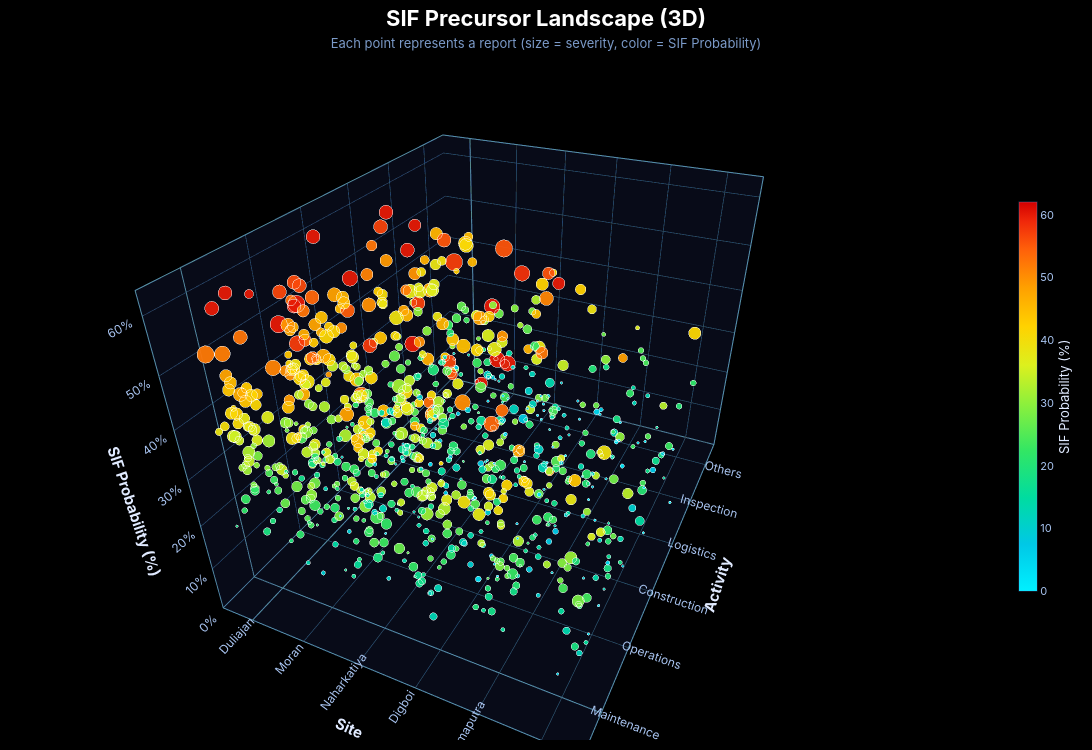

Here is the notebook cell this chart was saved with:
### Code cell
SIF_MAX = max(55, df.sif_probability.max() + 2)

# cyan se start — sab dots black pe clearly dikhenge
COLORSCALE = [
    [0.00, "rgb(0,  240, 255)"],
    [0.12, "rgb(0,  200, 230)"],
    [0.24, "rgb(0,  220, 160)"],
    [0.36, "rgb(50, 230, 100)"],
    [0.48, "rgb(140, 240, 60)"],
    [0.58, "rgb(220, 240, 30)"],
    [0.68, "rgb(255, 210, 0)"],
    [0.78, "rgb(255, 160, 0)"],
    [0.88, "rgb(255, 95, 10)"],
    [0.95, "rgb(240, 40, 10)"],
    [1.00, "rgb(210, 0,  0)"],
]

BG       = "#000000"
PANEL    = "rgba(8, 12, 24, 0.95)"
GRID     = "rgba(60, 120, 200, 0.28)"
AX_LINE  = "rgba(90, 150, 240, 0.60)"
TK_COL   = "#a8c4f0"
TT_COL   = "#e0eaff"

fig = go.Figure()

fig.add_trace(go.Scatter3d(
    x=df["a_j"], y=df["sif_probability"], z=df["s_j"],
    mode="markers",
    marker=dict(
        size=df["ms"],
        color=df["sif_probability"],
        colorscale=COLORSCALE,
        cmin=0, cmax=SIF_MAX,
        opacity=0.95,
        line=dict(width=0.5, color="rgba(255,255,255,0.25)"),
        colorbar=dict(
            title=dict(text="SIF Probability (%)",
                       font=dict(size=13, family="Inter, sans-serif", color=TT_COL), side="right"),
            thickness=18, len=0.62, x=1.02, y=0.52,
            tickfont=dict(size=11, family="Inter, sans-serif", color=TK_COL),
            dtick=10, outlinewidth=1, outlinecolor="rgba(100,160,255,0.3)",
            bgcolor="rgba(0,0,0,0.6)",
        ),
    ),
    hovertemplate=(
        '<b>Site:</b> %{customdata[0]}<br>'
        '<b>Activity:</b> %{customdata[1]}<br>'
        '<b>Precursor:</b> %{customdata[2]}<br>'
        '<b>SIF Probability:</b> %{customdata[3]:.0f}%<br>'
        '<b>Severity:</b> %{customdata[5]}/10<br>'
        '<b>Reports:</b> %{customdata[4]}'
        '<extra></extra>'
    ),
    customdata=df[["site","activity","precursor","sif_probability","reports","severity"]].values,
))

def mk_ax(title, tickvals=None, ticktext=None, rng=None, dtick=None, tsuffix=""):
    d = dict(
        title=dict(text=f"<b>{title}</b>", font=dict(size=15, family="Inter, sans-serif", color=TT_COL)),
        tickfont=dict(size=12, family="Inter, sans-serif", color=TK_COL),
        gridcolor=GRID, gridwidth=1,
        showbackground=True, backgroundcolor=PANEL,
        linecolor=AX_LINE, linewidth=2, zerolinecolor=AX_LINE, zerolinewidth=2,
        showline=True, mirror=True,
        showspikes=True, spikesides=True, spikethickness=1, spikecolor="rgba(100,160,255,0.3)",
    )
    if tickvals is not None: d["tickvals"], d["ticktext"] = tickvals, ticktext
    if rng is not None: d["range"] = rng
    if dtick: d["dtick"] = dtick
    if tsuffix: d["ticksuffix"] = tsuffix
    return d

fig.update_layout(
    title=dict(
        text=(
            '<b style="font-size:22px;color:#ffffff;">SIF Precursor Landscape (3D)</b>'
            '<br><span style="font-size:13px;color:#7b9ac8;">'
            'Each point represents a report (size = severity, color = SIF Probability)'
            '</span>'
        ),
        x=0.5, xanchor="center", y=0.965, font=dict(family="Inter, sans-serif"),
    ),
    scene=dict(
        xaxis=mk_ax("Activity",  list(range(len(ACTIVITIES))), ACTIVITIES, [-0.6, len(ACTIVITIES)-0.4]),
        yaxis=mk_ax("SIF Probability (%)", rng=[0, SIF_MAX+2], dtick=10, tsuffix="%"),
        zaxis=mk_ax("Site",      list(range(len(SITES))), SITES, [-0.6, len(SITES)-0.4]),
        camera=dict(eye=dict(x=-1.80, y=1.25, z=0.85), center=dict(x=0, y=-0.08, z=0), up=dict(x=0, y=1, z=0)),
        aspectmode="manual", aspectratio=dict(x=1.4, y=1.0, z=1.1),
        bgcolor=BG,
    ),
    width=1100, height=750,
    margin=dict(l=10, r=40, t=80, b=10),
    paper_bgcolor=BG, plot_bgcolor=BG,
    font=dict(family="Inter, sans-serif", color=TT_COL),
    hoverlabel=dict(bgcolor="rgba(10,14,30,0.95)", font_size=13,
                    font_family="Inter, sans-serif", font_color="#e0eaff",
                    bordercolor="rgba(100,160,255,0.5)"),
)

fig.show()

### Figure 1 — Plotly figure (JSON) as saved in the notebook; plotly's stock layout.template omitted (floating-point values rounded to 4 significant figures; data arrays with more than 128 entries replaced by an {"elided": "..."} marker saying what was removed)
{"data": [{"customdata": {"elided": "900x6 mixed values"}, "hovertemplate": "<b>Site:</b> %{customdata[0]}<br><b>Activity:</b> %{customdata[1]}<br><b>Precursor:</b> %{customdata[2]}<br><b>SIF Probability:</b> %{customdata[3]:.0f}%<br><b>Severity:</b> %{customdata[5]}/10<br><b>Reports:</b> %{customdata[4]}<extra></extra>", "marker": {"cmax": 62, "cmin": 0, "color": {"elided": "900 float values"}, "colorbar": {"bgcolor": "rgba(0,0,0,0.6)", "dtick": 10, "len": 0.62, "outlinecolor": "rgba(100,160,255,0.3)", "outlinewidth": 1, "thickness": 18, "tickfont": {"color": "#a8c4f0", "family": "Inter, sans-serif", "size": 11}, "title": {"font": {"color": "#e0eaff", "family": "Inter, sans-serif", "size": 13}, "side": "right", "text": "SIF Probability (%)"}, "x": 1.02, "y": 0.52}, "colorscale": [[0, "rgb(0,  240, 255)"], [0.12, "rgb(0,  200, 230)"], [0.24, "rgb(0,  220, 160)"], [0.36, "rgb(50, 230, 100)"], [0.48, "rgb(140, 240, 60)"], [0.58, "rgb(220, 240, 30)"], [0.68, "rgb(255, 210, 0)"], [0.78, "rgb(255, 160, 0)"], [0.88, "rgb(255, 95, 10)"], [0.95, "rgb(240, 40, 10)"], [1, "rgb(210, 0,  0)"]], "line": {"color": "rgba(255,255,255,0.25)", "width": 0.5}, "opacity": 0.95, "size": {"elided": "900 float values"}}, "mode": "markers", "type": "scatter3d", "x": {"elided": "900 float values"}, "y": {"elided": "900 float values"}, "z": {"elided": "900 float values"}}], "layout": {"font": {"color": "#e0eaff", "family": "Inter, sans-serif"}, "height": 750, "hoverlabel": {"bgcolor": "rgba(10,14,30,0.95)", "bordercolor": "rgba(100,160,255,0.5)", "font": {"color": "#e0eaff", "family": "Inter, sans-serif", "size": 13}}, "margin": {"b": 10, "l": 10, "r": 40, "t": 80}, "paper_bgcolor": "#000000", "plot_bgcolor": "#000000", "scene": {"aspectmode": "manual", "aspectratio": {"x": 1.4, "y": 1, "z": 1.1}, "bgcolor": "#000000", "camera": {"center": {"x": 0, "y": -0.08, "z": 0}, "eye": {"x": -1.8, "y": 1.25, "z": 0.85}, "up": {"x": 0, "y": 1, "z": 0}}, "xaxis": {"backgroundcolor": "rgba(8, 12, 24, 0.95)", "gridcolor": "rgba(60, 120, 200, 0.28)", "gridwidth": 1, "linecolor": "rgba(90, 150, 240, 0.60)", "linewidth": 2, "mirror": true, "range": [-0.6, 5.6], "showbackground": true, "showline": true, "showspikes": true, "spikecolor": "rgba(100,160,255,0.3)", "spikesides": true, "spikethickness": 1, "tickfont": {"color": "#a8c4f0", "family": "Inter, sans-serif", "size": 12}, "ticktext": ["Maintenance", "Operations", "Construction", "Logistics", "Inspection", "Others"], "tickvals": [0, 1, 2, 3, 4, 5], "title": {"font": {"color": "#e0eaff", "family": "Inter, sans-serif", "size": 15}, "text": "<b>Activity</b>"}, "zerolinecolor": "rgba(90, 150, 240, 0.60)", "zerolinewidth": 2}, "yaxis": {"backgroundcolor": "rgba(8, 12, 24, 0.95)", "dtick": 10, "gridcolor": "rgba(60, 120, 200, 0.28)", "gridwidth": 1, "linecolor": "rgba(90, 150, 240, 0.60)", "linewidth": 2, "mirror": true, "range": [0, 64], "showbackground": true, "showline": true, "showspikes": true, "spikecolor": "rgba(100,160,255,0.3)", "spikesides": true, "spikethickness": 1, "tickfont": {"color": "#a8c4f0", "family": "Inter, sans-serif", "size": 12}, "ticksuffix": "%", "title": {"font": {"color": "#e0eaff", "family": "Inter, sans-serif", "size": 15}, "text": "<b>SIF Probability (%)</b>"}, "zerolinecolor": "rgba(90, 150, 240, 0.60)", "zerolinewidth": 2}, "zaxis": {"backgroundcolor": "rgba(8, 12, 24, 0.95)", "gridcolor": "rgba(60, 120, 200, 0.28)", "gridwidth": 1, "linecolor": "rgba(90, 150, 240, 0.60)", "linewidth": 2, "mirror": true, "range": [-0.6, 5.6], "showbackground": true, "showline": true, "showspikes": true, "spikecolor": "rgba(100,160,255,0.3)", "spikesides": true, "spikethickness": 1, "tickfont": {"color": "#a8c4f0", "family": "Inter, sans-serif", "size": 12}, "ticktext": ["Duliajan", "Moran", "Naharkatiya", "Digboi", "Brahmaputra", "Others"], "tickvals": [0, 1, 2, 3, 4, 5], "title": {"font": {"color": "#e0eaff", "family": "Inter, sans-serif", "size": 15}, "text": "<b>Site</b>"}, "zerolinecolor": "rgba(90, 150, 240, 0.60)", "zerolinewidth": 2}}, "title": {"font": {"family": "Inter, sans-serif"}, "text": "<b style=\"font-size:22px;color:#ffffff;\">SIF Precursor Landscape (3D)</b><br><span style=\"font-size:13px;color:#7b9ac8;\">Each point represents a report (size = severity, color = SIF Probability)</span>", "x": 0.5, "xanchor": "center", "y": 0.965}, "width": 1100}}
